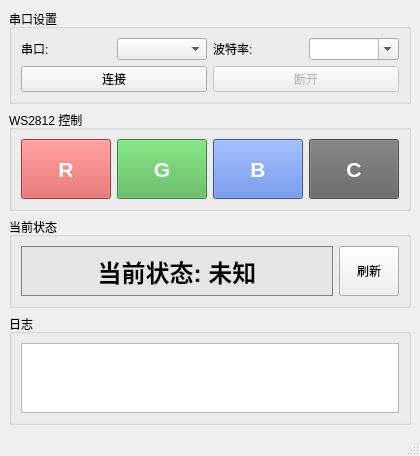
<?xml version="1.0" encoding="UTF-8"?>
<ui version="4.0">
 <class>MainWindow</class>
 <widget class="QMainWindow" name="MainWindow">
  <property name="geometry">
   <rect>
    <x>0</x>
    <y>0</y>
    <width>420</width>
    <height>428</height>
   </rect>
  </property>
  <property name="windowTitle">
   <string>上位机</string>
  </property>
  <widget class="QWidget" name="centralwidget">
   <layout class="QVBoxLayout" name="verticalLayout">
    <item>
     <widget class="QGroupBox" name="groupBoxSerial">
      <property name="title">
       <string>串口设置</string>
      </property>
      <layout class="QGridLayout" name="gridLayout">
       <item row="0" column="0">
        <widget class="QLabel" name="labelPort">
         <property name="text">
          <string>串口:</string>
         </property>
        </widget>
       </item>
       <item row="0" column="1">
        <widget class="QComboBox" name="comboBoxPort"/>
       </item>
       <item row="0" column="2">
        <widget class="QLabel" name="labelBaud">
         <property name="text">
          <string>波特率:</string>
         </property>
        </widget>
       </item>
       <item row="0" column="3">
        <widget class="QComboBox" name="comboBoxBaud">
         <property name="editable">
          <bool>true</bool>
         </property>
        </widget>
       </item>
       <item row="1" column="0" colspan="2">
        <widget class="QPushButton" name="pushButtonConnect">
         <property name="text">
          <string>连接</string>
         </property>
        </widget>
       </item>
       <item row="1" column="2" colspan="2">
        <widget class="QPushButton" name="pushButtonDisconnect">
         <property name="enabled">
          <bool>false</bool>
         </property>
         <property name="text">
          <string>断开</string>
         </property>
        </widget>
       </item>
      </layout>
     </widget>
    </item>
    <item>
     <widget class="QGroupBox" name="groupBoxControl">
      <property name="title">
       <string>WS2812 控制</string>
      </property>
      <layout class="QGridLayout" name="gridLayout_2">
       <item row="0" column="0">
        <widget class="QPushButton" name="pushButtonR">
         <property name="minimumSize">
          <size>
           <width>80</width>
           <height>60</height>
          </size>
         </property>
         <property name="styleSheet">
          <string notr="true">background-color: rgb(220, 80, 80); color: white; font: bold 16pt;</string>
         </property>
         <property name="text">
          <string>R</string>
         </property>
        </widget>
       </item>
       <item row="0" column="1">
        <widget class="QPushButton" name="pushButtonG">
         <property name="minimumSize">
          <size>
           <width>80</width>
           <height>60</height>
          </size>
         </property>
         <property name="styleSheet">
          <string notr="true">background-color: rgb(80, 180, 80); color: white; font: bold 16pt;</string>
         </property>
         <property name="text">
          <string>G</string>
         </property>
        </widget>
       </item>
       <item row="0" column="2">
        <widget class="QPushButton" name="pushButtonB">
         <property name="minimumSize">
          <size>
           <width>80</width>
           <height>60</height>
          </size>
         </property>
         <property name="styleSheet">
          <string notr="true">background-color: rgb(80, 120, 220); color: white; font: bold 16pt;</string>
         </property>
         <property name="text">
          <string>B</string>
         </property>
        </widget>
       </item>
       <item row="0" column="3">
        <widget class="QPushButton" name="pushButtonC">
         <property name="minimumSize">
          <size>
           <width>80</width>
           <height>60</height>
          </size>
         </property>
         <property name="styleSheet">
          <string notr="true">background-color: rgb(100, 100, 100); color: white; font: bold 16pt;</string>
         </property>
         <property name="text">
          <string>C</string>
         </property>
        </widget>
       </item>
      </layout>
     </widget>
    </item>
    <item>
     <widget class="QGroupBox" name="groupBoxStatus">
      <property name="title">
       <string>当前状态</string>
      </property>
      <layout class="QHBoxLayout" name="horizontalLayoutStatus">
       <item>
        <widget class="QLabel" name="labelStatus">
         <property name="minimumSize">
          <size>
           <width>0</width>
           <height>50</height>
          </size>
         </property>
         <property name="styleSheet">
          <string notr="true">background-color: rgb(230, 230, 230); border: 1px solid gray; font: bold 18pt;</string>
         </property>
         <property name="text">
          <string>当前状态: 未知</string>
         </property>
         <property name="alignment">
          <set>Qt::AlignmentFlag::AlignCenter</set>
         </property>
        </widget>
       </item>
       <item>
        <widget class="QPushButton" name="pushButtonRefresh">
         <property name="minimumSize">
          <size>
           <width>50</width>
           <height>50</height>
          </size>
         </property>
         <property name="maximumSize">
          <size>
           <width>60</width>
           <height>16777215</height>
          </size>
         </property>
         <property name="text">
          <string>刷新</string>
         </property>
        </widget>
       </item>
      </layout>
     </widget>
    </item>
    <item>
     <widget class="QGroupBox" name="groupBoxLog">
      <property name="title">
       <string>日志</string>
      </property>
      <layout class="QVBoxLayout" name="verticalLayout_3">
       <item>
        <widget class="QTextBrowser" name="textBrowserLog">
         <property name="maximumSize">
          <size>
           <width>16777215</width>
           <height>80</height>
          </size>
         </property>
        </widget>
       </item>
      </layout>
     </widget>
    </item>
   </layout>
  </widget>
  <widget class="QStatusBar" name="statusbar"/>
 </widget>
 <resources/>
 <connections/>
</ui>
